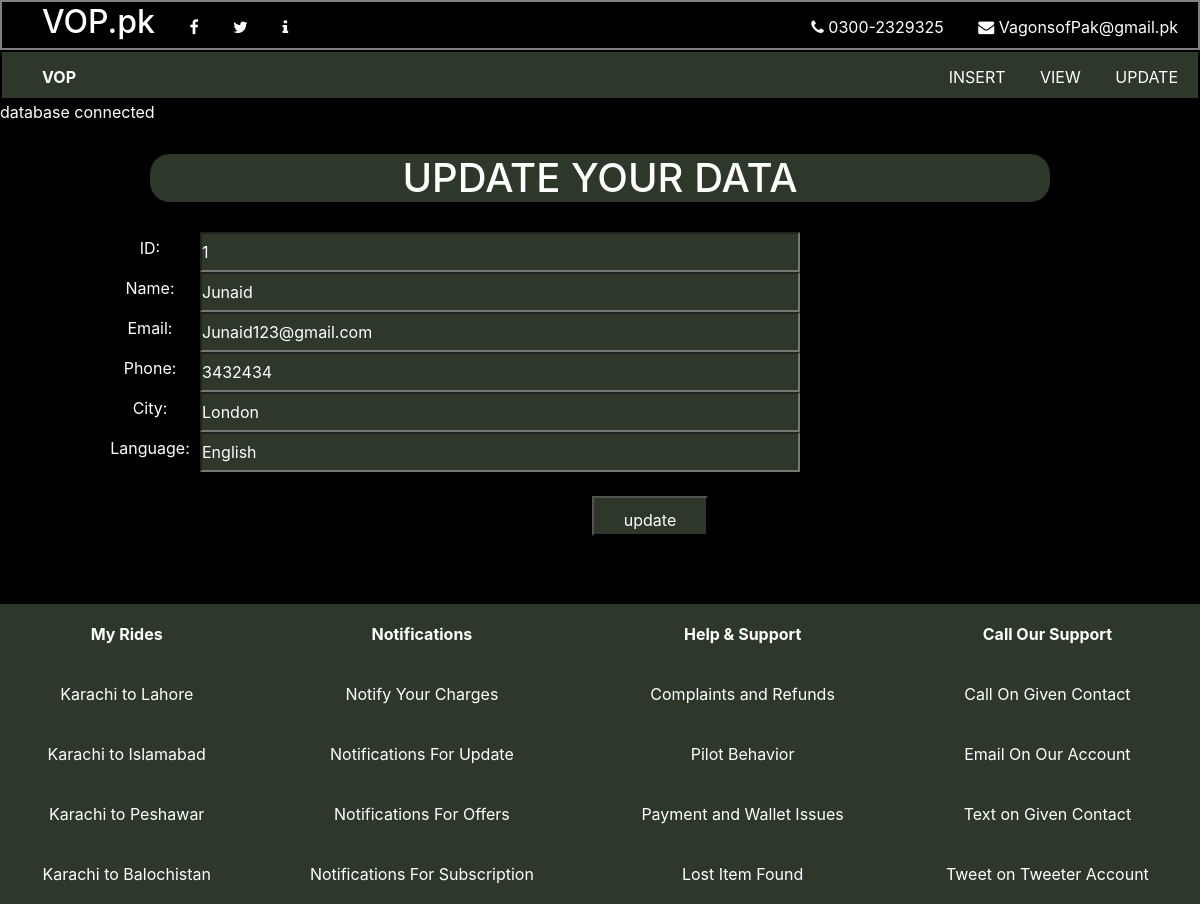
/update1.php?ID=1, run on the app's committed database.
### tables this page shows
CREATE TABLE `VOP` (
  `ID` int(32) NOT NULL,
  `Cus_Name` text NOT NULL,
  `Cus_Email` varchar(50) NOT NULL,
  `Cus_Phone` int(11) NOT NULL,
  `Cus_City` text NOT NULL,
  `Cus_Lang` text NOT NULL
);

### update1.php (the view, shortened to what this page needs)
<!DOCTYPE html>
<html>
    <head>
    </head>
    <body>
    <?php
    require "mycon.php";
    ?>
        <div class="upd">
            <form method="POST">
                <?php
                $stdID = $_GET['ID'];
                $myquery = "Select * from VOP WHERE ID = ".$stdID;
                $data = $mycon->query($myquery);
                if ($row = mysqli_fetch_assoc($data)) {
                    $ID = $row['ID'];
                    $Cus_Name = $row['Cus_Name'];
                    $Cus_Email = $row['Cus_Email'];
                    $Cus_Phone = $row['Cus_Phone'];
                    $Cus_City = $row['Cus_City'];
                }
                ?>
                <div class="contact">
                    <div class="con">
                        <h1>UPDATE YOUR DATA</h1>
                    </div>
                    <table>
                        <tr>
                            <td><label>ID: </label><td>
                            <td><input type="text" name="Cus_ID" value="<?php echo $ID;?>"><td>
                        </tr>
                        <tr>
                            <td><label>Name: </label><td>
                            <td><input type="text" name="Cus_Name" value="<?php echo $Cus_Name;?>"><td>
                        </tr>
                        <tr>
                            <td><label>Email: </label><td>
                            <td><input type="email" name="Cus_Email" value="<?php echo $Cus_Email ?>"><td>
                        </tr>
                        <tr>
                            <td><label>Phone: </label><td>
                            <td><input type="number" name="Cus_Phone" value="<?php echo $Cus_Phone ?>"><td>
                        </tr>
                        <tr>
                            <td><label>City: </label><td>
                            <td><input type="text" name="Cus_City" value="<?php echo $Cus_City ?>"><td>
                        </tr>
                        <tr>
                            <td><label>Language: </label><td>
                            <td><input type="text" name="Cus_Lang" value="<?php echo $row['Cus_Lang'] ?>"><td>
                        </tr>
                    </table><br>
                    <input type="submit" name="update" value="update">
                </div><br><br>
            </form>
        </div>
    </body>
</html>

### style.css (style rules this page uses)
* { margin: 0; padding: 0; box-sizing: border-box; }
body { background-color: black; }
#main_container { margin: 0 auto; width: 100%; height: auto; background-color: black; color: white; }
header { width: 100%; line-height: 50px; height: 50px; background-color: black; padding-left: 10px; padding-right: 20px; border: 2px solid grey; }
header ul li { list-style-type: none; display: inline-block; margin-left: 30px; }
header ul li a { text-decoration: none; color: white; }
header ul .logo { border-bottom: 2px solid white; }
.list1_right { float: right; }
nav { width: 100%; line-height: 50px; height: 50px; background-color: rgb(45, 56, 43); color : white; padding-left: 10px; padding-right: 20px; border: 2px solid black; }
.list_right { float: right; }
nav ul li { display: inline-block; margin-left: 30px; }
nav ul li a { text-decoration: none; color: white; }
.con { margin: 30px 50px 30px 50px; background-color: rgb(45, 56, 43); border-radius: 20px; text-align: center; }
.contact .con h1 { color : white; text-align: center; }
.contact table td input[type=text] { width: 600px; height: 40px; background-color: rgb(45, 56, 43); color: white; }
.contact table td input[type=email] { width: 600px; height: 40px; background-color: rgb(45, 56, 43); color: white; }
.contact input[type=submit] { width: 150; height: 40px; background-color: rgb(45, 56, 43); padding: 10px 30px 10px 30px; color: white; margin-left: 100px; }
.contact table td input[type=number] { width: 600px; height: 40px; background-color: rgb(45, 56, 43); color: white; }
.contact table td label { width: 100px; color: white; }
.footer { width: 100%; height: 300px; text-align: center; color: white; background-color: rgb(45, 56, 43); }
.footer a { text-decoration: none; color: white; }

### update1.php (style rules this page uses)
.upd { margin: 20px 100px 20px 100px; text-align: center; }

### data on the page
vop: Cus_ID "1", Cus_Name "Junaid", Cus_Email "Junaid123@gmail.com", Cus_Phone "3432434", Cus_City "London", Cus_Lang "English"
